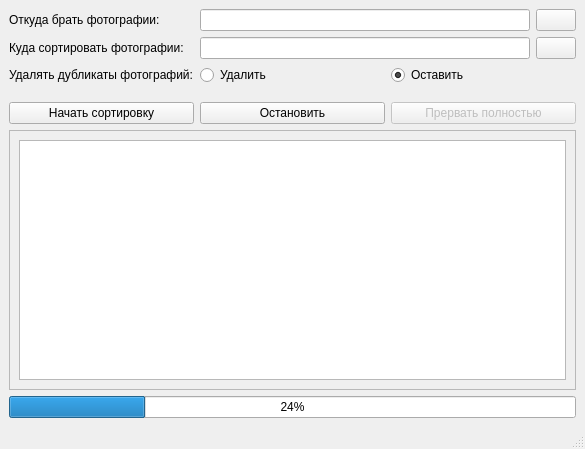
<?xml version="1.0" encoding="UTF-8"?>
<ui version="4.0">
 <class>MainWindow</class>
 <widget class="QMainWindow" name="MainWindow">
  <property name="geometry">
   <rect>
    <x>0</x>
    <y>0</y>
    <width>585</width>
    <height>449</height>
   </rect>
  </property>
  <property name="windowTitle">
   <string>MainWindow</string>
  </property>
  <widget class="QWidget" name="centralwidget">
   <layout class="QVBoxLayout" name="verticalLayout" stretch="1,0,3,1">
    <item>
     <layout class="QFormLayout" name="formLayout">
      <item row="0" column="0">
       <widget class="QLabel" name="label_path_nosort_catalog">
        <property name="text">
         <string>Откуда брать фотографии:</string>
        </property>
       </widget>
      </item>
      <item row="1" column="0">
       <widget class="QLabel" name="label_path_sorted_catalog">
        <property name="text">
         <string>Куда сортировать фотографии:</string>
        </property>
       </widget>
      </item>
      <item row="2" column="0">
       <widget class="QLabel" name="label_is_delete_duplicates">
        <property name="text">
         <string>Удалять дубликаты фотографий:</string>
        </property>
       </widget>
      </item>
      <item row="2" column="1">
       <layout class="QHBoxLayout" name="horizontalLayout">
        <item>
         <widget class="QRadioButton" name="rbtn_delete_dublicates">
          <property name="text">
           <string>Удалить</string>
          </property>
          <property name="checked">
           <bool>false</bool>
          </property>
         </widget>
        </item>
        <item>
         <widget class="QRadioButton" name="rbtn_keep_dublicates">
          <property name="text">
           <string>Оставить</string>
          </property>
          <property name="checked">
           <bool>true</bool>
          </property>
         </widget>
        </item>
       </layout>
      </item>
      <item row="0" column="1">
       <layout class="QHBoxLayout" name="horizontalLayout_3">
        <item>
         <widget class="QLineEdit" name="le_get_photo">
          <property name="readOnly">
           <bool>true</bool>
          </property>
         </widget>
        </item>
        <item>
         <widget class="QPushButton" name="pbtn_get_photo">
          <property name="text">
           <string/>
          </property>
          <property name="icon">
           <iconset theme="QIcon::ThemeIcon::FolderOpen"/>
          </property>
         </widget>
        </item>
       </layout>
      </item>
      <item row="1" column="1">
       <layout class="QHBoxLayout" name="horizontalLayout_4">
        <item>
         <widget class="QLineEdit" name="le_save_photo">
          <property name="readOnly">
           <bool>true</bool>
          </property>
         </widget>
        </item>
        <item>
         <widget class="QPushButton" name="pbtn_save_photo">
          <property name="text">
           <string/>
          </property>
          <property name="icon">
           <iconset theme="QIcon::ThemeIcon::FolderOpen"/>
          </property>
         </widget>
        </item>
       </layout>
      </item>
     </layout>
    </item>
    <item>
     <layout class="QHBoxLayout" name="horizontalLayout_5">
      <item>
       <widget class="QPushButton" name="pbtn_start">
        <property name="text">
         <string>Начать сортировку</string>
        </property>
       </widget>
      </item>
      <item>
       <widget class="QPushButton" name="pbtn_stop">
        <property name="text">
         <string>Остановить</string>
        </property>
       </widget>
      </item>
      <item>
       <widget class="QPushButton" name="pbtn_finish">
        <property name="enabled">
         <bool>false</bool>
        </property>
        <property name="text">
         <string>Прервать полностью</string>
        </property>
       </widget>
      </item>
     </layout>
    </item>
    <item>
     <widget class="QScrollArea" name="scrollArea">
      <property name="widgetResizable">
       <bool>true</bool>
      </property>
      <widget class="QWidget" name="scrollAreaWidgetContents">
       <property name="geometry">
        <rect>
         <x>0</x>
         <y>0</y>
         <width>565</width>
         <height>228</height>
        </rect>
       </property>
       <layout class="QHBoxLayout" name="horizontalLayout_2">
        <item>
         <widget class="QTextEdit" name="te_logger"/>
        </item>
       </layout>
      </widget>
     </widget>
    </item>
    <item>
     <widget class="QProgressBar" name="progress_bar">
      <property name="value">
       <number>24</number>
      </property>
     </widget>
    </item>
   </layout>
  </widget>
  <widget class="QMenuBar" name="menubar">
   <property name="geometry">
    <rect>
     <x>0</x>
     <y>0</y>
     <width>585</width>
     <height>21</height>
    </rect>
   </property>
  </widget>
  <widget class="QStatusBar" name="statusbar"/>
 </widget>
 <resources/>
 <connections/>
</ui>
